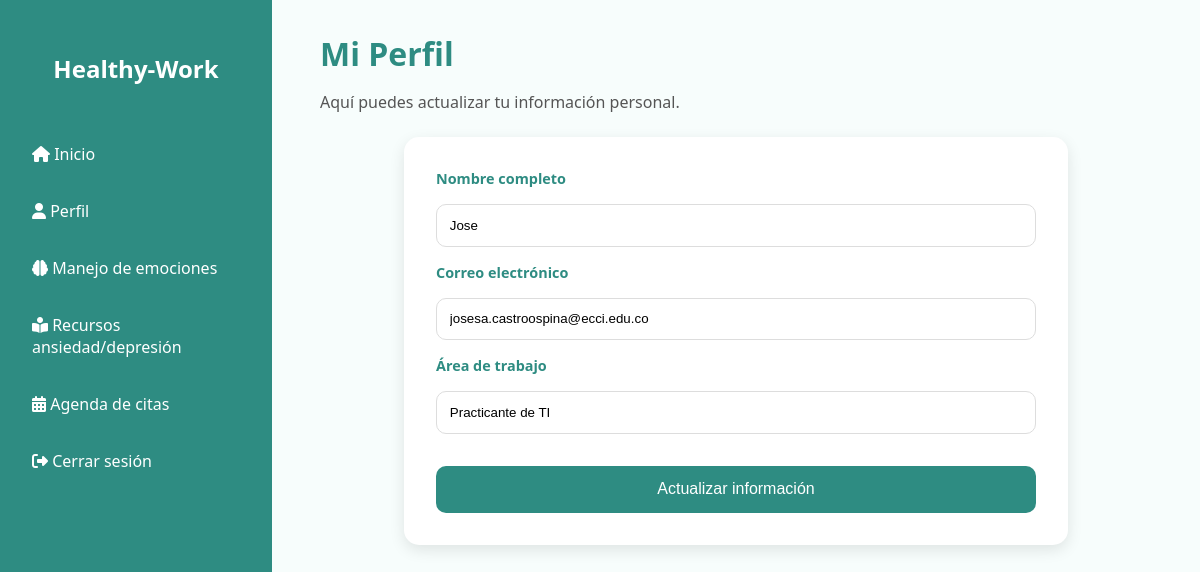
/perfil (signed in), run on the app's committed database.
### tables this page shows
CREATE TABLE usuarios (
    id INTEGER PRIMARY KEY AUTOINCREMENT,
    nombre TEXT NOT NULL,
    email TEXT UNIQUE NOT NULL,
    password TEXT NOT NULL,
    area TEXT
);

### app.py (the view, shortened to what this page needs)
@app.route("/perfil", methods=["GET", "POST"])
def perfil():
    if "user_id" not in session:
        return redirect(url_for("login"))
    conn = get_db()
    user = conn.execute(
        "SELECT * FROM usuarios WHERE id = ?",
        (session["user_id"],)
    ).fetchone()
    conn.close()
    return render_template("perfil.html", user=user)

### app.py (called while the page is built)
def get_db():
    conn = sqlite3.connect("instance/healthy.db")
    conn.row_factory = sqlite3.Row
    return conn

### templates/perfil.html (shortened to what this page needs)
<!DOCTYPE html>
<html lang="es">
<head>
  <link rel="stylesheet" href="{{ url_for('static', filename='styles.css') }}">
  <link rel="stylesheet" href="https://cdnjs.cloudflare.com/ajax/libs/font-awesome/6.5.1/css/all.min.css" />
</head>
<body>
  <div class="dashboard-container">
    <aside class="sidebar">
        <h2>Healthy-Work</h2>
        <nav>
            <ul>
                <li>
                    <a href="{{ url_for('dashboard') }}"
                       {% if request.endpoint == 'dashboard' %}class="active"{% endif %}>
                        <i class="fas fa-home sidebar-icon"></i>
                        Inicio
                    </a>
                </li>
                <li>
                    <a href="{{ url_for('perfil') }}"
                       {% if request.endpoint == 'perfil' %}class="active"{% endif %}>
                        <i class="fas fa-user sidebar-icon"></i>
                        Perfil
                    </a>
                </li>
                <li>
                    <a href="{{ url_for('emociones') }}"
                       {% if request.endpoint == 'emociones' %}class="active"{% endif %}>
                        <i class="fas fa-brain sidebar-icon"></i>
                        Manejo de emociones
                    </a>
                </li>
                <li>
                    <a href="{{ url_for('recursos') }}"
                       {% if request.endpoint == 'recursos' %}class="active"{% endif %}>
                        <i class="fas fa-book-reader sidebar-icon"></i>
                        Recursos ansiedad/depresión
                    </a>
                </li>
                <li>
                    <a href="{{ url_for('agenda') }}"
                       {% if request.endpoint == 'agenda' %}class="active"{% endif %}>
                        <i class="fas fa-calendar-alt sidebar-icon"></i>
                        Agenda de citas
                    </a>
                </li>
                <li>
                    <a href="{{ url_for('login') }}">
                        <i class="fas fa-sign-out-alt sidebar-icon"></i>
                        Cerrar sesión
                    </a>
                </li>
            </ul>
        </nav>
    </aside>
    <main class="main-content">
      <header>
        <h1>Mi Perfil</h1>
        <p>Aquí puedes actualizar tu información personal.</p>
      </header>
      <section class="profile-section">
        <form method="POST" class="profile-form">
          <label for="name">Nombre completo</label>
          <input type="text" id="name" name="name"
                 value="{{ user['nombre'] }}" required>
          <label for="email">Correo electrónico</label>
          <input type="email" id="email" name="email"
                 value="{{ user['email'] }}" required>
          <label for="area">Área de trabajo</label>
          <input type="text" id="area" name="area"
                 value="{{ user['area'] }}" required>
          <button type="submit" class="btn">Actualizar información</button>
        </form>
      </section>
    </main>
  </div>
</body>
</html>

### static/styles.css (style rules this page uses)
body { margin: 0; padding: 0; font-family: "Segoe UI", sans-serif; background: #F7FDFC; color: #333; }
.btn { display: inline-block; background: #2E8C82; color: white; padding: 0.7rem 1.2rem; border-radius: 10px; text-align: center; border: none; cursor: pointer; transition: 0.2s; }
.dashboard-container { display: flex; height: 100vh; }
.sidebar { width: 240px; background: #2E8C82; color: white; padding: 2rem 1rem; display: flex; flex-direction: column; }
.sidebar h2 { text-align: center; margin-bottom: 2rem; }
.sidebar ul { list-style: none; padding: 0; }
.sidebar li { margin: 1rem 0; }
.sidebar a { color: white; text-decoration: none; padding: 0.6rem 1rem; display: block; border-radius: 8px; transition: background 0.2s; }
.main-content { flex: 1; padding: 2rem 3rem; overflow-y: auto; }
header h1 { margin: 0; color: #2E8C82; }
header p { margin-bottom: 1.5rem; color: #555; }
.profile-section { background: white; padding: 2rem; border-radius: 15px; box-shadow: 0 5px 15px rgba(0,0,0,0.1); max-width: 600px; margin: auto; }
.profile-form { display: flex; flex-direction: column; gap: 1rem; }
.profile-form label { font-size: 0.9rem; font-weight: 600; color: #2E8C82; }
.profile-form input { padding: 0.8rem; border: 1px solid #ddd; border-radius: 10px; outline: none; }
.profile-form button { grid-column: span 2; padding: 0.9rem; margin-top: 1rem; background: #2E8C82; border-radius: 10px; border: none; color: white; cursor: pointer; font-size: 1rem; transition: 0.2s; }

### data on the page
usuarios: name "Jose", email "josesa.castroospina@ecci.edu.co", area "Practicante de TI"
